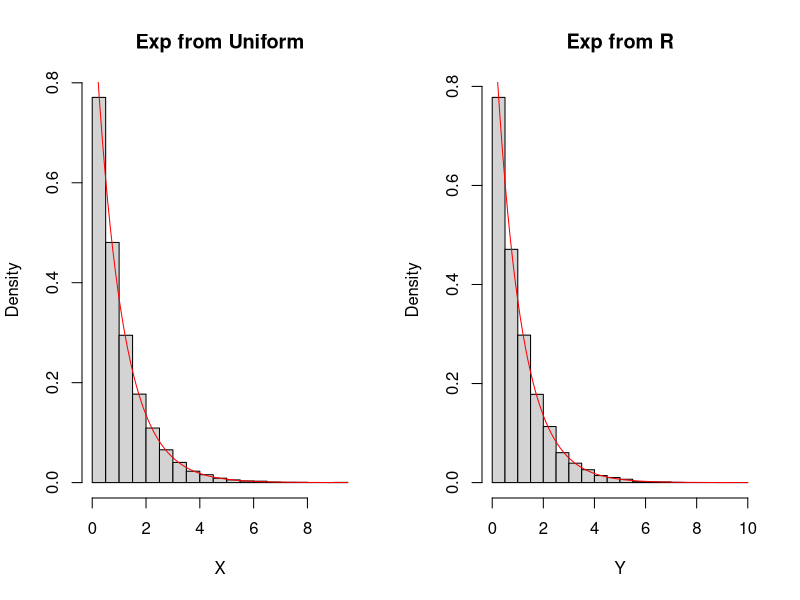
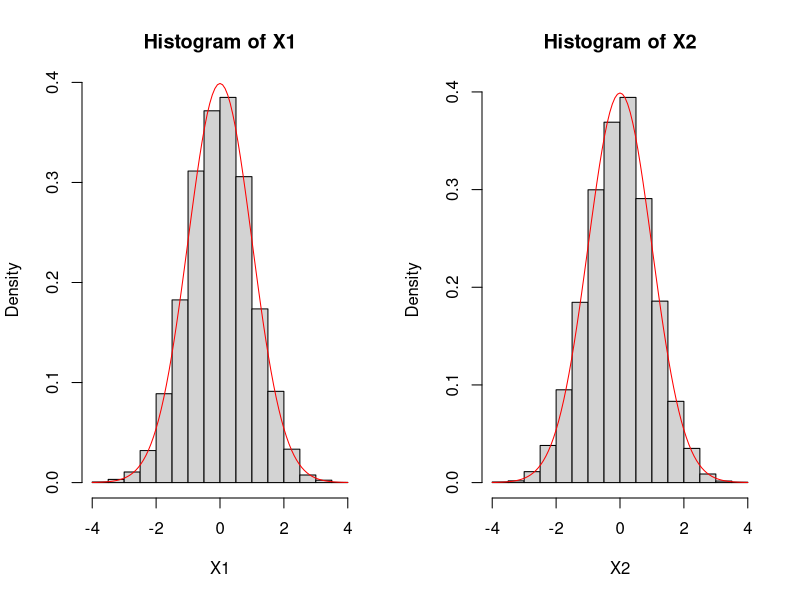
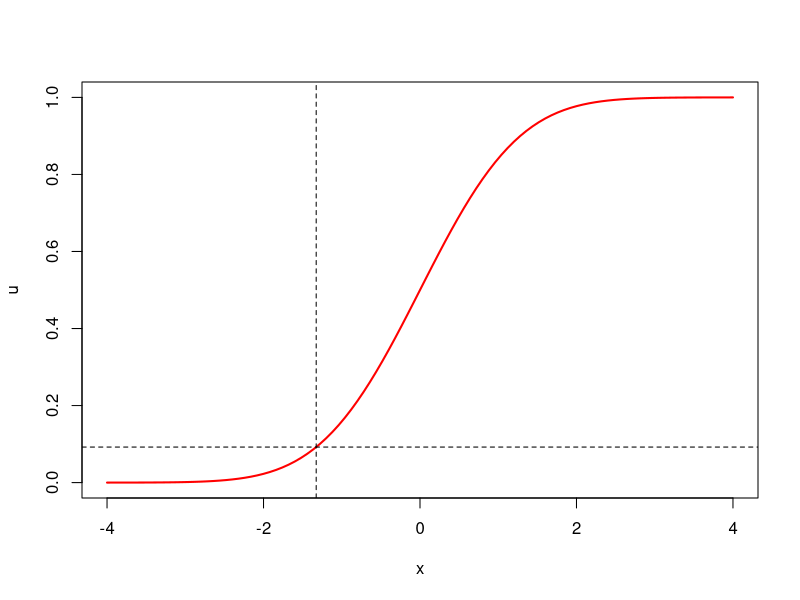
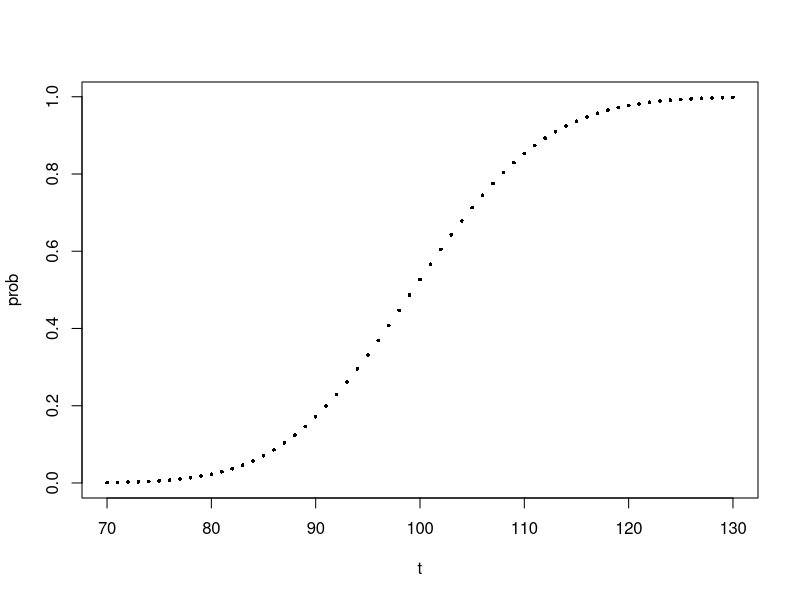
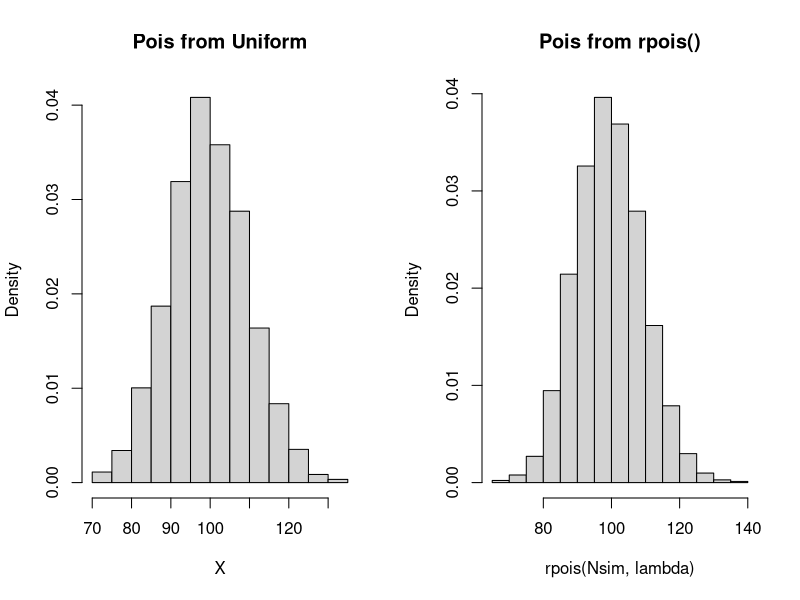
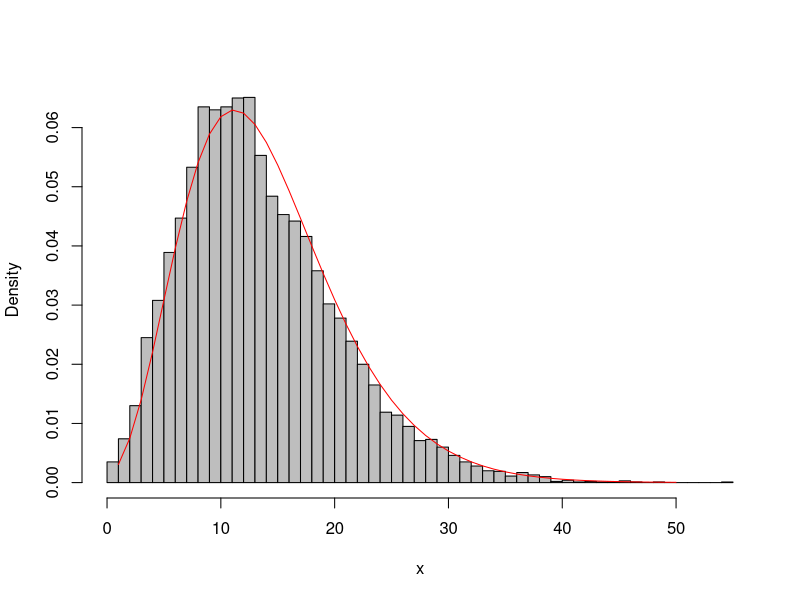

These figures' R source, in order:
## Inverse transform sampling
#Muzhou Liang
## Generate samples of a continuous dist
## Uniform to Exponential
Nsim = 10^4; lambda = 1
#generate a vector of uniform numbers.
U = runif(Nsim)
#we've already found the CDF for exp(lambda), set it equal to u, 
#and solved for x.
#X is our vector of exp(lambda) numbers generated by the Inv CDF method
X = -log(U) / lambda
#Y is just for comparison - hopefully X is distributed the same as Y.
Y = rexp(Nsim, rate = lambda)
par(mfrow = c(1,2))
hist(X, freq=FALSE, main="Exp from Uniform")
curve(dexp(x), col = "red", add = TRUE)
hist(Y, freq=FALSE, main="Exp from R")
curve(dexp(x), col = "red", add = TRUE)

## Uniform to Normal
## Box-Muller algorithm, an accurate normal generator
Nsim = 10^4
#generate two sets of independent uniform numbers
U1 = runif(Nsim)
U2 = runif(Nsim)
#X1 and X2 use both uniform numbers to make 2 normally distributed numbers.
X1 = sqrt(-2*log(U1)) * cos(2*pi*U2)
X2 = sqrt(-2*log(U1)) * sin(2*pi*U2)
par(mfrow = c(1,2))
hist(X1, freq=F)
curve(dnorm(x), col = 'red', add = T)
hist(X2, freq=F)
curve(dnorm(x), col = 'red', add = T)
#Note how well the histogram fits the normal curve (in red).

#Remember that the basic idea of the Inverse CDF sampler for continuous
#distributions is that any point from 0-1 can be translated to a point
#in the support of a probability distribution via the CDF. 
#The below plot illustrates how this works for the N(0,1) distribution:
par(mfrow = c(1,1))
curve(pnorm(x), -4, 4, col='red', lwd=2, ylab='u')
u = runif(1); abline(h=u, v=qnorm(u), lty=2) 
#repeat these 2 lines a few times, see how each point translates.

## Genrate samples of a discrete dist - very analagous
## Uniform to Poisson (when lambda is large)
#This is the version of Inverse CDF Sampling for a discrete distr.
Nsim = 10^4; 
#remember that in the Poisson distribution, mean = variance = lambda
lambda = 100
spread = 3*sqrt(lambda) # sd = sqrt(lambda)
#t is a sequence of possible values from this distribution
#that are within 3 sd of the mean. It's truncated at 0.
t = round(seq(
  max(0,lambda-spread),
  lambda+spread,1
  ))
prob = ppois(t, lambda) #the probability of each point
par(mfrow = c(1,1))
plot(t, prob, pch=16, cex=0.5)
X = rep(0,Nsim)
for (i in 1:Nsim){
  u = runif(1) #generate a uniform number
  X[i] = t[1] + sum(prob<u) #which point on t corresponds with that probability?
}
par(mfrow = c(1,2))
hist(X, freq=FALSE, main="Pois from Uniform")
hist(rpois(Nsim, lambda), freq=FALSE, main = 'Pois from rpois()')

## Mixture representations (depending on conditional density)

## X|y ~ Pois(y) and Y ~ Gamma(n, beta)
## then X ~ Neg(n,p) where beta = (1-p)/p
Nsim = 10^4
n=6; p=.3
y = rgamma(Nsim, n, rate=p/(1-p))
x = rpois(Nsim, y)
par(mfrow = c(1,1))
hist(x, main="", freq=F, col="grey", breaks=40)
lines(1:50, dnbinom(1:50,n,p), col="red")